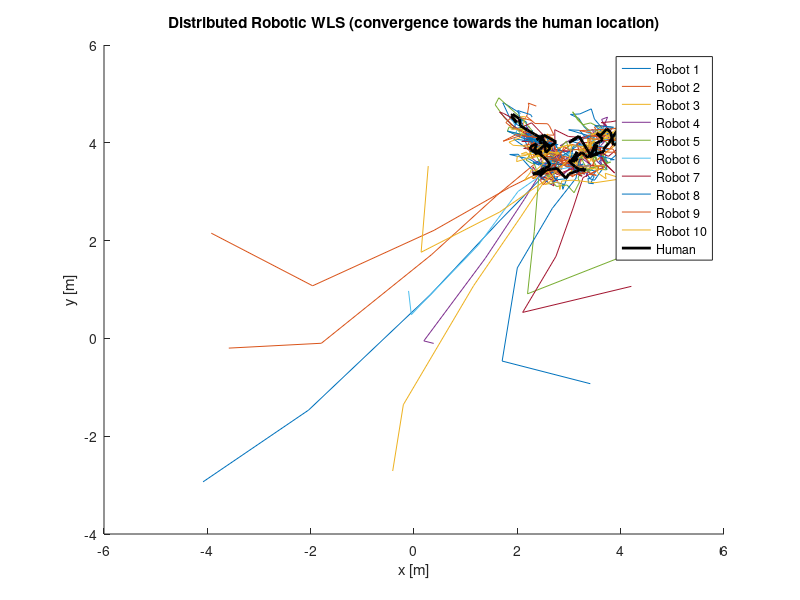
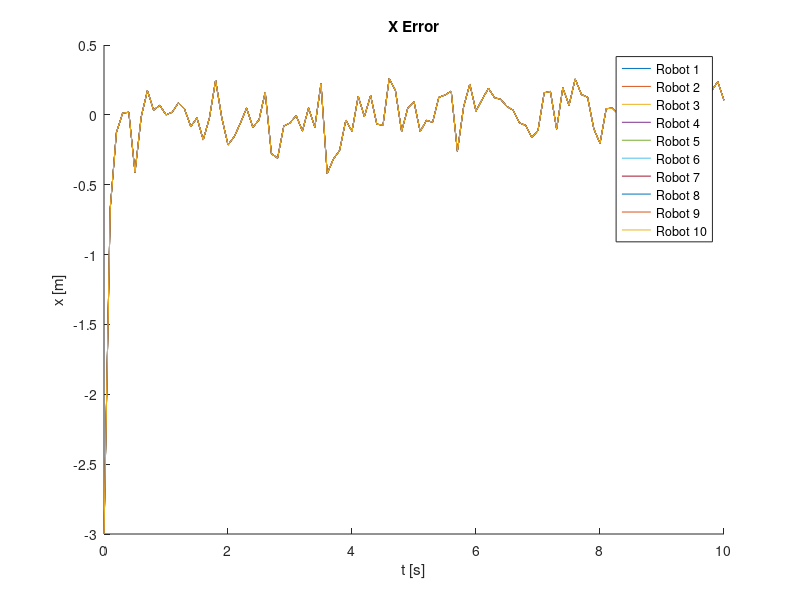
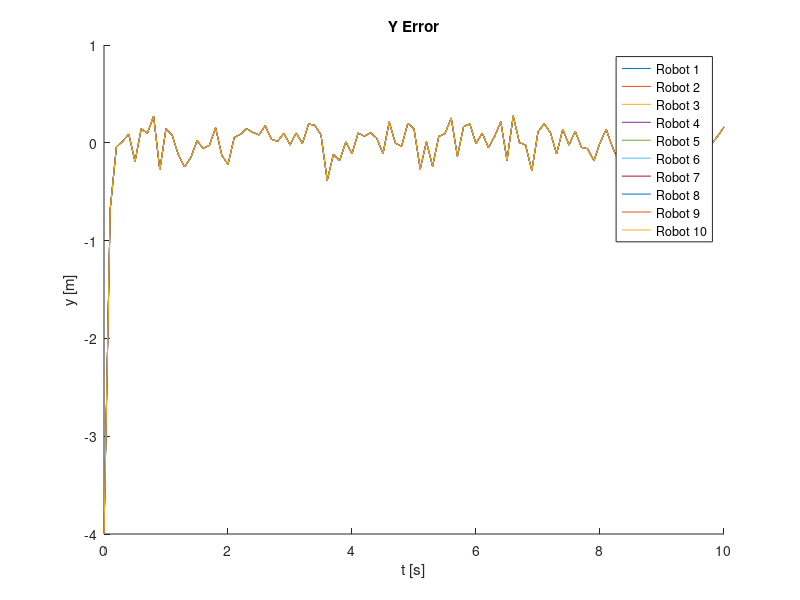

These charts were generated, in order, by the following MATLAB code:
clear all;
close all;
clc;

% Recursive part of the distributed WLS can be embedded into 
% the description of the distributed KF

%% Human being position inside a room
% (suppose now to have all the sensors on moving robots 
% and still we want to estimate
% the human location

p = [3;4]; % we want to estimate this human/object of interest which is standing still in position (3,4)

%% Human kinematic model (is actually moving inside the environment) ==> (added for distributed KF)
% he follows more or less the same kind of dynamics we have defined for the
% robots
Ah = eye(2); % human dynamics which comes from the previous knowledge we have on human being motion
% Sequence of inputs for the human being
Bh = eye(2); % 2 indipendent inputs vector: one on x and one on y

%% Robot sensors readings measuring the human position (so moving objects collecting info)
n = 10; % number of robots (by increasing n if we have the same time
% horizon we are reducing the uncertainty since we have more sources
% of info to be shared)

% Uncertainty on each sensor readings relative measurements for each robot
Ri = cell(1, n);
for i=1:n
    Ri{i} = 1e0*(rand(2,2)-0.5); % by reducing it, we will converge to p a little bit closer
    Ri{i} = Ri{i}*Ri{i}'; % standard cov matrix positive definite and symmetric
end

% Robots Sensor models (different for each robot and it is generic but is assumed to be linear) to measure the human location
Hi = cell(1, n);
for i=1:n
    Hi{i} = rand(2,2) - 0.5;
    %% pre-condition to carry out the distributed WLS
    while rank(Hi{i}) < 2 % checking if the human position is statically observable for each single robot
        % which means that with 1 single shot/measurement of the presence of human in
        % front of each robot we are able to retrieve its coordinates/position of human (ofc if we use just a single sensor readingsour uncertainty will be very large)
        Hi{i} = rand(2,2) - 0.5;
    end
end

% describing the dynamic for the robot

%% Robot dynamics (discretized one)

Dt = 0.1; % sampling time
t = 0:Dt:10; % time window/horizon: by increasing the number of iterations (i.e 30) so tuning t
% we will get some kind of drift: so the estimates becomes worse and worse
% as time passes by (see X error and Y error charts) since we are using an
% OL update of the location of each robot (go to line 80) so we go with
% predictions so it starts increasing and increasing.

% If we multiply by 20 line 80 the cov matrix on the measurements input
% uncertainties of the determination of the location of the robots.

% This is again due to the fact we are just using prediction so sooner or
% later we will experience this drift because our estimate is diverging
% from the actual since we are just using encoders

% initialize the robot position somewhere in the env
% initial robot positions (for each robot)
x = (rand(2, n)-0.5)*10; % robot state (uniformly distributed between -5 and 5 meters along x and y)

% % robots inputs/ control laws pre-computed (for each and every robot)
% u = cell(1, n);
% for i=1:n
%     u{i} = Dt*[rand(1) + sin(t).^i; rand(1) + sqrt(i)*cos(t)];
% end
% 

% Motion of the vehicles simulation
xStore = cell(1, n);
for i=1:n
    xStore{i}(:, 1) = x(:, i); % initialization of the initial locations of the robots
end

% for i=1:n
%     xStore{i}(:, 1) = x(:, i);
%     for j = 1:length(t)-1
%         xStore{i}(:, j+1) = xStore{i}(:, j) + u{i}(:, j); % i-th robot discrete dynamic
%     end
% end

% Inputs uncertainties for each robot (uncertainties we have in determining
% the actual inputs on each robot) on the robot actuation
Qi = cell(1, n);
for i=1:n
    Qi{i} = 1e0*(rand(2,2)-0.5); % by reducing it, we will converge to p a little bit closer
    Qi{i} = Qi{i}*Qi{i}'; % uncertainty on our sensors
end

% GPS measurements uncertainties for the robots
R_GPS = cell(1, n); % set of uncertainties/cov matrices for each of the 
                    % robot measurement GPS readings of the location of robots
                    % coming from GPS
for i=1:n
    R_GPS{i} = 1e0*(rand(2,2)-0.5); % by reducing it, we will converge to p a little bit closer 
    R_GPS{i} = R_GPS{i}*R_GPS{i}'; % uncertainty on our GPS sensors
end
%% Assuming to make relative measurements (so each robot measures/collects 
% the human position in its own RF which is always the case since they use
% lidar, radar, cameras, UWB sensors,... and all these measurements
% will be RELATIVE): SO WE have a map of what happens in the ENV wrt our own RF

% Communication range for each robot (max distance that i-th robot can communicate with the others)
CR = 50; % [m] % the larger the more all the robots converge to same value in x and y errors
% and we do not have anymore the divergence problem

% Sensing range (so each robot is able to sense a human if it is not closer
% than a certain value) can BE ADDED (remember that usually the sensing
% range is smaller than the CR)

% Human being state evolution (added for distributed KF)
pStore = zeros(2, length(t));
pStore(:, 1) = p; % initial location of the human

% estimate locations for each and every robot (ROBOT STATE ESTIMATE)
x_est = cell(1, n); % robot state estimate to compute the predictions
P_est = cell(1, n); % uncertainty matrix of each robot
for i=1:n
    x_est{i} = zeros(2, length(t)); % initialization of the initial estimate of each of the robot state
    x_est{i}(:, 1) = x(:, i); % WE KNOW exactly where the robot starts (Hypot)
    P_est{i} = zeros(2,2); % we perfectly know the initial location of the robot (perfectly) at t = 0 so there is no uncertainty of the robots locations
    % at the beginning = 0 which means that the info matrix = cov^-1 means
    % that the amount of info in the initial positions at the beginning is actually infinite
end

% Store the value of the estimates (estimated position for each robot in
% the team) = each robot will store the value that has at each time step
% for the estimated position of the human being (as time evolution)
p_est_distr = cell(1, n); % estimate given the WLS of the human position
p_est_distr_MH = cell(1, n);
p_est_distr_KF = cell(1, n);

% we need also to have an idea of the initial position of the human
% wrt actual position

% Uncertainty on the initial location of the human being
Ph_KF = cell(1, n);

for i=1:n
    p_est_distr{i} = zeros(2, length(t)); % initialization
    p_est_distr_MH{i} = zeros(2, length(t)); % initialization for MH
    p_est_distr_KF{i} = zeros(2, length(t)); % initialization for the distributed KF
    
    % if we assume that the human at the beginning will be in a region
    % 10x10 [m^2] we want to find out 99% probability of being there
    
    Ph_KF{i} = (10/3)^2*eye(2); % divide by 3 since we want 3 sigma
    % it expresses the ignorance about the location of the human apart from
    % the fact that at the beginning it should be with a coordinate x and y
    % between 0 and 10, 0 and 10.
    
end

% Uncertainty in the human being motion so on the inputs uHuman since we
% don't know the actual values of uHuman
Qh = (5e-2)^2*eye(2); % cov matrix assuming to be isotropic on x and y

% by defining Qh in that way we are assuming that the robot
% in 100 ms (Dt) actually travels for +- 3 [m] with 99% probability:
% we need to understand where the human could be after Dt:
% if p is the location of the human, we need to understand where 
% it could be around p in Dt so we need to have an idea of the range
% in which the human could be at the next time step with a certain
% probability:
% to be able to identify the human inside a certain range with 99% 
% of probability, if we assume that the human is moving according
% to a 2D Gaussian pdf/randon walk with indipendent increment on x and y, we are
% assuming that the robot moves at most at 3 sigma = 15 cm if 
% we assume to walk at 1.5 [m/s] so means that sigma = 5 cm and
% sigma^2 = 25 cm^2

% so we don't know where it moves but we can have an upper bound
% 

% Robot control gain
robotGAIN = 0.5; % to be changed if the robots are a bit too slow to keep up
                 % the velocity of the human being

% Human input
uHuman = [0.15; 0.1]; % [m / 100 [ms]]

% probability of changing human direction
probDirH = 0.8;

% Cycling along the time/system dynamics
% we are assuming that the robots are moving and at each time step
% they are able to measure the location of the human being
for cT = 1:length(t)-1
    
    %% Human being dynamics (added for distributed KF) = human motion
    % let us change the motion of the human here and there
    % we can use a MP so a markov chain describing human motion

    % we see if the human is changing direction or not
    if rand(1) < probDirH
        uHuman = (rand(2, 1) - 0.5)*0.3; % since the max step was 15 cm: we generated 2 indipendent inputs in between +- 15 [cm]
    end
    pStore(:, cT+1) = Ah*pStore(:, cT) + Bh*uHuman;

    %% Robot motion control

    % Robot motion
    % robots inputs/ control laws computed on-line (for each and every
    % robot) such that each robot goes towards the human
    for i=1:n
        % initial control laws inputs given to each robot (coming from estimated
        % quantities so they are not actually perfect) to converge towards
        % the human actual position
        u{i}(:, cT) = robotGAIN*(p_est_distr_KF{i}(:, cT) - x_est{i}(:, cT)); % position of human - estimated of i-th robot position = feedback

        xStore{i}(:, cT+1) = xStore{i}(:, cT) + u{i}(:, cT); % i-th robot discrete dynamic
        
        % with this kind of system we cannot proof AS but Ultimate
        % unboundness stability so we will close to the human but we may
        % never ever say to reach the human due to uncertainties.
    end
    
    % we can turn the problem of AS towards the location of human and
    % the term u{i}(:, cT) = robotGAIN*(p_est_distr{i}(:, cT) - x_est{i}(:,
    % cT)); will proove AS without noise:
    
    % so when we are close enough to the human instead of doing strange
    % stuff, let's just stop.:)

    % in particular, we need to compute the probability:
    % if we want to be within a certain thr from the human with a certain probability, we
    % can use our estimated cov matrix P_est to understand the probability
    % that our robot will be exactly around mean = estimated value and use
    % the probability to understand the thr.
    % so wheh that thr is reached our control laws have to be switched off.
    
    % so we solve the problem stochastically since we deal with RVs /uncertainties with a
    % certain probability level: so we can only give probabilitistic guarantees to converge
    % towards the human.

    % if we have a Gaussian, we know we can be in thr = +-sigma with a
    % probability of 66.27%,...


    % what is the level of uncertainty, if we have the idea of the estimate
    % of our variance that gives an idea of the estimation error we have,
    % we can use it to switch the simple problem of AS to a problem of
    % practical stability so I will converge within a certain neighboorhood
    % of the actual location with that probability

    % with u{i}(:, cT) inside xStore we are assuming our robots are moving
    % perfectly according to the control law computed on-line but this is
    % not the case since we have NL effect on the actuation, backlashes in
    % the mechanism,... but the uncertainty mvnrnd([0;0], Qi{i})' on the line 162
    % takes into account of everything (all possible problems) so that we
    % are moving exactly in that direction, that we have measured the 
    % input given to our system but those are not the inputs actually
    % given, ..

    % SO mvnrnd([0;0], Qi{i})' can model either the imperfect robot
    % actuation or the imperfect readings of the sensors on the 
    % actuators




    % in order to simulate the fact we don't know actually where the robot is
    % because we have uncertainty in the sys. robot dynamics and the fact
    % we are measuring relative position
    
    %% Robot KFs for the position of each robot
    % each robot uses the data that comes from the sensors of the robot
    % motors + GPS measurements such that they are able to estimate their
    % own position

    % - Predictions
    uUnc = zeros(2, n); % 2 inputs and n robots
    % - input measurements simulation for each robot (they come with some
    % uncertainty)
    for i=1:n
        % unknown sensor reading knowledge got by using sensors
        uUnc(:, i) = u{i}(:, cT) + mvnrnd([0;0], Qi{i})'; % for the cT-th input measurement
        % we apply some inputs and when we read what actually happens on
        % the robot that would be different
    end

    % - Compute the predictions for all the robots
    
    for i=1:n
        % estimation of the location of each robot inside the env
        x_est{i}(:, cT+1) = x_est{i}(:, cT) + uUnc(:, i); % dynamics is assumed to be known
        % x_est is expressed in the WRF
        P_est{i} = P_est{i} + Qi{i}; % = A*P_est*A' for the propagation of the covariances but since the system dynamic has a dynamics matrix A = Id then we have just = P_est
    end

    % To avoid that kind of divergence on the estimates 
    % of the robots locations

    % let's assume to use some additional external sensors in order to estimate 
    % the robot location
    
    % - Measurements update to build up a KF for all the robots
    for i=1:n
        % for each robot we are assuming we have a 
        % measurement of the robot position (i.e we have a GPS
        % that gives each robot its own location)
        z_GPS = xStore{i}(:, cT+1) + mvnrnd([0;0], R_GPS{i})'; % location of the i-th robot + 2D uncertainty (x, y outputs in the WRF)
        innov = z_GPS - x_est{i}(:, cT+1); % measurement of i-th robot location - predicted location of the i-th robot
        H_GPS = eye(2); % GPS model used (x and y)

        % Updated Kalman estimates
        S_inn = H_GPS*P_est{i}*H_GPS' + R_GPS{i}; % cov of innovation
        W = P_est{i}* H_GPS'*inv(S_inn); % kalman filter gain = predicted uncertainty/cov matrix
        % standard MVUE for Gaussian noises
        x_est{i}(:, cT+1) = x_est{i}(:, cT+1) + W*innov; % prediction correction = updated state estimates
        P_est{i} = (eye(2) - W*H_GPS)*P_est{i}; % covariance matrix update
        % so each robot uses its own data to update its own location
    end

    % P_est expresses the confidence we have on the robot location and
    % tells us what is the probability of having the robot exactly in x_est
    % IN this case we have a linear system, the uncertainty is Gaussian so
    % with P_est we are computing the probability of having the robot
    % withing the mean (x_est) of the Gaussian 2D RV

    %% Robot human measurements (set of measurements related to the human location
    % and carried out by each and every robot)
    % Robots relative measurements using the sensors we have
    s = zeros(2,n);
    for i=1:n
        % Human in robot RF (relative position between robot and human)
        p_new = pStore(:, cT+1) - xStore{i}(:, cT+1); % pStore is the measuremnet we are doing about
        % human location (actual human position which is the RF so in the simulation we know
        % exactly where human is) - robot actual location
        
        % Sensor measurements of the i-th robot about the relative position of human +
        % noise/uncertainty
        s(:, i) = Hi{i}*p_new + mvnrnd([0;0], Ri{i})'; % i-th robot is able to measure p_new using model Hi
    end
    
    % mvnrnd([0;0], Ri{i})' means an uncertainty with 0 mean so this is a
    % 2D RV and COV matrix Ri
        
    % by doing relative measurements we need to talk the same language in
    % order to share info: so if we do not have the same RF to refer the
    % position measurements we cannot build up a distributed algorithm

    % so we need to localize each robot in the same RF so we need
    % to estimate the robot position ==> KF

    % what is the measurement that the robot has to use in order to
    % localize itself: at least we need another sensor, not just the one
    % used to measure the human position, but we need some others sources of
    % info ==> we can simply measure the inputs (issue about that: we can
    % only do PREDICTIONs so there is a drift issue)

    
    % to build a distributed algorithm, we need all robots to have the info
    % to expressed in the same RF

    % Transform the robot relative measurements into the 'world'
    % measurements RF (the common RF for all the robots locations)
    s_world = zeros(2, n);
    for i=1:n
        s_world(:, i) = s(:, i) + Hi{i}*x_est{i}(:, cT+1); % current relative noisy robot sensor reading s + estimated x robot location
    end

    % s_world corresponds to the World measurement of the human for each
    % robot

    % now each robot has the measurement of the human location wrt world RF

    % we need just to share info with the other robots computing the WLS

    % let's assume that each robot communicates only with the robots
    % within its communication range and set it equal among all the robots
    % otherwise we get a graph topology not symmetric so it means it
    % becomes a directed graph and so that means that all the results seen
    % does not apply  but we need to add some others stuff

    % Distances
    
    %% CONSENSUS - Distributed KF

    % - Prediction step for all the robots
    for i=1:n
        % each robot carries out its own prediction
        % =========================================
        % we need A matrix, we don't have access to the inputs but 
        % we can model them as a random walk so we need to setup 
        % the cov matrix Q of uncertainty to model the fact we do not know 
        % what is the direction that the human will take
        p_est_distr_KF{i}(:, cT+1) = Ah*p_est_distr_KF{i}(:, cT);
        Ph_KF{i} = Ah*Ph_KF{i}*Ah' + Qh; % with Qh expressing our ignorance about the human motion
    end
       
    % if we keep going with prediction model after few time steps
    % we do not know anything since the cov matrix is huge

    % - Update ==> we need to define ai and Fi

    % Initialization (of our distributed WLS) of each and every sensor for the MAX degree and MH
    % The distributed WLS among all the robots is used to determine what is the location of the
    % human
    F_MH = cell(n, 1); % vector of matrices
    a_MH = cell(n, 1); % vector of matrices
    for i=1:n
        zi = s_world(:,i); % sensor readings/measurement for the i-th sensor
        F_MH{i} = Hi{i}'*inv(Ri{i} + Hi{i}*P_est{i}*Hi{i}')*Hi{i}; % i-th value of the vector F(i) for sensor number i
        % we need to sum up (Ri{i} + P_est{i}) because we are transforming
        % from the robot RF in which we have just the sensor uncertainty to
        % the RF of all the robots (WRF): in doing so we need to know our
        % own position which comes out from a localization algorithm which
        % means it is affected by uncertainty.

        % Ri{i} + Hi{i}*P_est{i}*Hi{i}' = uncertainty on the sensor
        % readings for the i-th robot

        % SO we need to take into account that the robot location from which I am
        % taking the measurements is not precise to an infinite extent but
        % it is affected by uncertainty per se so we need to add this additional term
        % of uncertainty into the estimation of the robot:
        % if we don't take it into account we are building an inconsistent
        % filter and this will reflect on the distributed algorithm.


        a_MH{i} = Hi{i}'*inv(Ri{i} + Hi{i}*P_est{i}*Hi{i}')*zi; % i-th value of the vector a(i) for sensor number i
        % all nodes have their own values
    end

    % P_est{i} = uncertainty on the robot location:
    % we need to transform the relative into absolute measurements
    % otherwise we cannot carry out the distributed estimation approach

    % the estimation error times itself transpose is P = cov of uncertainty
    % on the robot location

    % if the estimation error and eps (measurement error of the relative sensor) are
    % uncorrelated

    % Ri is the uncertainty on the measurements
    
    %%
    m = 1; % number of consensus protocol msg exchanges (the higher, the better the match between centralized and distributed solutions)
    % if we decrease m to 1 or 2 for example the algorithm still works
    % because on the measurement we are sharing info even though we do not
    % give the filter the chance to reach a consensus but just making 1
    % share of info and go ahead.

    % Still this kind of approach inherites the properties we were
    % discussing so the estimate will fall within the convex hull of the
    % previous estimate so even if we share just 1 msg we wil get closer to
    % the actual estimate/value so with just 1 link of connection among
    % nodes.


    % Consensus protocol algorithm on F and a (using Max Degree weightings (we take the max between all the degrees))
    %% CONSENSUS protocol: we have all the previous measurements and they are sharing info about what have been measured
    % the robots are moving, they are measuring the human being, they are
    % collecting info and they are sharing info among robots for 10 times
    % so carrying out 10 msgs and this process is repeatead in a loop

    % CONSENSUS protocol = move + measurements + share info

    for k=1:m % k is the time
        % Topology matrix A of our NW (which is changing at each iteration)
        A = zeros(n, n); % new generation of an adjacency matrix with different probability 
        % connectProb = 0.5; 
        for i=1:n
            for j=i+1:n
                % the CR will act on the def of A matrix so we need to
                % understand how many robots are closed to each robot i
                % A(i, j) = round(rand(1) - (0.5 - connectProb)); % rand(1) generates a random number between 0 and 1 with round it will be either 0 or 1
                
                % distances among all the robots from i-th robot 
                d = xStore{i}(:, cT+1) - xStore{j}(:, cT+1); % location of i-th robot - location of j-th robot
                % if we are within/below that distance we can talk otherwise no
                A(i, j) = (sqrt(d'*d) <= CR); % we are assuming the communication is always bidirectional (j can transmit to i and receive from i if it is in between 5 meters to i)
                
                % norm = euclidean distance between robot i and j
            end
        end
        A = A + A'; % adjacency matrix (vector of distances)
    
        % Degree vector of all the nodes in the NW
        D = A*ones(n, 1);
        
        % Metropolis-Hastings weighting
        Fstore = F_MH;
        astore = a_MH;
        for i=1:n % i-th node computations: takes its own F and updates it with the info coming from the j-th node
            for j=1:n
                % if node j sends info to node i ==> element = 1
                if(A(i,j) == 1)
                    F_MH{i} = F_MH{i} + 1/(1+max(D(i), D(j)))*(Fstore{j} - Fstore{i});
                    a_MH{i} = a_MH{i} + 1/(1+max(D(i), D(j)))*(astore{j} - astore{i});
                end
            end
        end
    end

    % - Measurement update (to be carried out for all the robots) ---
    % all robots will use F and and then it will try to update the
    % predicted value p_est_distr_KF (see pag. 33 for formulas)
    for i=1:n
        predP = Ph_KF{i};
        Ph_KF{i} = inv(Ph_KF{i} + n*F_MH{i}); % updated P = predicted P(k+1)^- + n_elements/robots with which we are are sharing info * Fi
        p_est_distr_KF{i}(:, cT+1) = Ph_KF{i}*(predP*p_est_distr_KF{i}(:, cT+1) + n*a_MH{i}); % p_est_distr_KF{i}(:, cT) = predicted state
    end

end

%% Plots (we are carrying out a WLS at each time step so we don't use the previous data)

figure(1), clf, hold on;
LegS = {};

for i=1:n
    plot(xStore{i}(1, :), xStore{i}(2, :)); % plot the positions (x, y) of each of the robot
    LegS{end+1} = [ 'Robot ', num2str(i)];
end
plot(pStore(1, :), pStore(2,:),'k','LineWidth', 2);
LegS{end+1} = ['Human'];
legend(LegS, 'Location','best');
xlabel('x [m]'); ylabel('y [m]');
title('Distributed Robotic WLS (convergence towards the human location)');

figure(2), clf, hold on;
LegS = {};

for i=1:n
    plot(t, p_est_distr_KF{i}(1, :) - pStore(1,:)); % estimate i-th robot for the human position for the x coordinate - actual x of human = estimation error
    LegS{end+1} = [ 'Robot ', num2str(i)];
end
legend(LegS, 'Location','best');
xlabel('t [s]'); ylabel('x [m]');
title('X Error');

figure(3), clf, hold on;
LegS = {};

for i=1:n
    plot(t, p_est_distr_KF{i}(2, :) - pStore(2,:)); % estimate i-th robot for the human position for the x coordinate - actual x of human = estimation error
    LegS{end+1} = [ 'Robot ', num2str(i)];
end
legend(LegS, 'Location','best');
xlabel('t [s]'); ylabel('y [m]');
title('Y Error');

% the different estimates among the robot for the X and Y error is just one
% time evolution:
% this means that all the robots has reached the WLS so all of them has
% exactly the same idea about the location of the human

% by reducing the number of msgs exchanges per iteration/per time step instead we will notice some
% differences in the estimates: the robots are not able to reach the common
% consensus (they have still good ideas somehow but they have problems in
% determining the consensus per se')

% if we have that some robots have estimation errors in x or y which are way above or below
% the consensus average (0 estimation error) then it means that sometimes
% some robots is not able to communicate to anyone so they have a very
% noisy estimates which comes from the uncertainties on the encoders and on
% the relative measurements.
